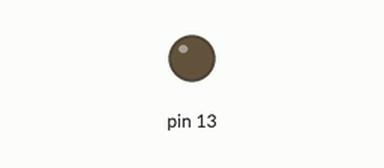
Bench run of a sketch on a simulated Arduino Uno, built with avr-gcc and run on an emulated ATmega328P. On the bench: output pins drawn as LEDs (lit = HIGH).

Above: at 1.0 s.
At 3.0 s:
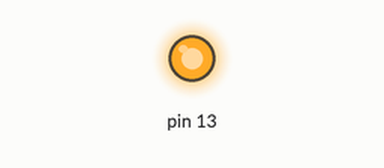
Timing chart, 0 to 5.2 s (numbered marks = the images above):
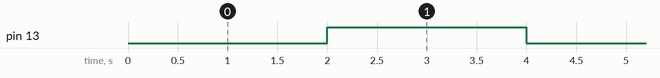

The sketch:

timer1.ino
```cpp
#include <TimerOne.h>

/*
 *  Timer1 library example
 *  June 2008 | jesse dot tane at gmail dot com
 */
int trigger;

void setup()
{
  trigger = 0;
  pinMode(13, OUTPUT);
  Timer1.initialize(2000000);         // initialize timer1, and set a 1/2 second period
  Timer1.attachInterrupt(callback);  // attaches callback() as a timer overflow interrupt
}

void callback()
{
  if (trigger==0)
    digitalWrite(13, HIGH);
  else
    digitalWrite(13, LOW);
  trigger=~trigger;
}

void loop()
{
  ;// your program here...;
}
```

Measured:
- by itself, pin 13: alternates HIGH for 2.0 s and LOW for 2.0 s
